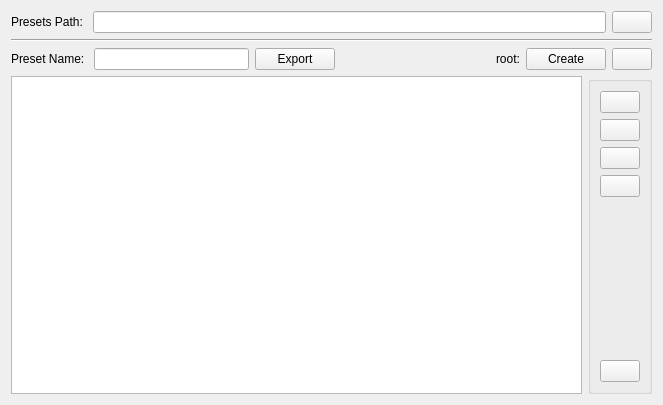
<?xml version="1.0" encoding="UTF-8"?>
<ui version="4.0">
 <class>Form</class>
 <widget class="QWidget" name="Form">
  <property name="geometry">
   <rect>
    <x>0</x>
    <y>0</y>
    <width>663</width>
    <height>405</height>
   </rect>
  </property>
  <property name="windowTitle">
   <string>Form</string>
  </property>
  <layout class="QVBoxLayout" name="verticalLayout">
   <item>
    <layout class="QHBoxLayout" name="horizontalLayout_3">
     <item>
      <widget class="QLabel" name="label_3">
       <property name="text">
        <string>Presets Path: </string>
       </property>
      </widget>
     </item>
     <item>
      <widget class="QLineEdit" name="presets_paths_led"/>
     </item>
     <item>
      <widget class="QPushButton" name="lgt_preset_dlg_btn">
       <property name="text">
        <string/>
       </property>
      </widget>
     </item>
    </layout>
   </item>
   <item>
    <widget class="Line" name="line">
     <property name="orientation">
      <enum>Qt::Horizontal</enum>
     </property>
    </widget>
   </item>
   <item>
    <layout class="QHBoxLayout" name="horizontalLayout_2">
     <item>
      <widget class="QLabel" name="label">
       <property name="text">
        <string>Preset Name: </string>
       </property>
      </widget>
     </item>
     <item>
      <widget class="QLineEdit" name="lgt_preset_name_led"/>
     </item>
     <item>
      <widget class="QPushButton" name="lgt_preset_export_btn">
       <property name="text">
        <string>Export</string>
       </property>
      </widget>
     </item>
     <item>
      <spacer name="horizontalSpacer">
       <property name="orientation">
        <enum>Qt::Horizontal</enum>
       </property>
       <property name="sizeHint" stdset="0">
        <size>
         <width>40</width>
         <height>20</height>
        </size>
       </property>
      </spacer>
     </item>
     <item>
      <widget class="QLabel" name="label_2">
       <property name="text">
        <string>root:</string>
       </property>
      </widget>
     </item>
     <item>
      <widget class="QPushButton" name="gaffer_btn">
       <property name="text">
        <string>Create</string>
       </property>
      </widget>
     </item>
     <item>
      <widget class="QPushButton" name="remove_gfr_btn">
       <property name="text">
        <string/>
       </property>
      </widget>
     </item>
    </layout>
   </item>
   <item>
    <layout class="QHBoxLayout" name="horizontalLayout">
     <item>
      <widget class="QListWidget" name="lgt_presets_list"/>
     </item>
     <item>
      <widget class="QGroupBox" name="groupBox">
       <property name="title">
        <string/>
       </property>
       <layout class="QVBoxLayout" name="verticalLayout_3">
        <item>
         <widget class="QPushButton" name="create_rect_btn">
          <property name="text">
           <string/>
          </property>
         </widget>
        </item>
        <item>
         <widget class="QPushButton" name="create_spot_btn">
          <property name="text">
           <string/>
          </property>
         </widget>
        </item>
        <item>
         <widget class="QPushButton" name="create_dir_btn">
          <property name="text">
           <string/>
          </property>
         </widget>
        </item>
        <item>
         <widget class="QPushButton" name="create_ambient_btn">
          <property name="text">
           <string/>
          </property>
         </widget>
        </item>
        <item>
         <spacer name="verticalSpacer">
          <property name="orientation">
           <enum>Qt::Vertical</enum>
          </property>
          <property name="sizeHint" stdset="0">
           <size>
            <width>20</width>
            <height>40</height>
           </size>
          </property>
         </spacer>
        </item>
        <item>
         <widget class="QPushButton" name="delete_lgt_preset_btn">
          <property name="text">
           <string/>
          </property>
         </widget>
        </item>
       </layout>
      </widget>
     </item>
    </layout>
   </item>
  </layout>
 </widget>
 <resources/>
 <connections/>
</ui>
